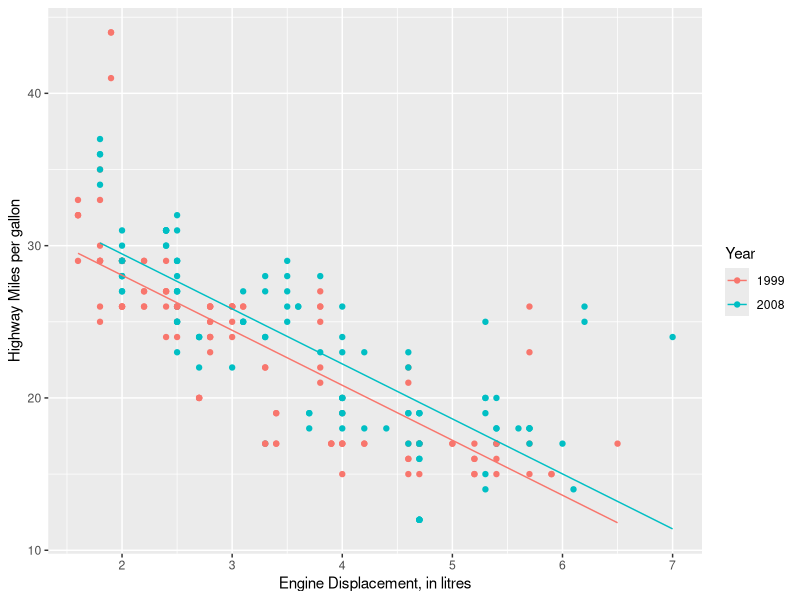

Write R code to recreate this figure.
## ---- chunk 1
# You probably already have these packages installed, so let's just load them
library(tidyverse)
library(readr)
library(ggplot2)
library(modelr)
library(knitr)
library(broom)

options(scipen = 999) # disable scientific notation

# For labs, we want to see all our code
knitr::opts_chunk$set(echo = TRUE)
## ---- chunk 2
mpg <- mpg %>% mutate(year = as.factor(year)) # Recall, we do this to ensure our year variable is treated as a categorical variable

mod <- lm(hwy ~ displ + year, data = mpg)

mpg %>% 
  ggplot(aes(x = displ, y = hwy, color = year)) +
  geom_point() +
  geom_line(data = augment(mod), aes(y = .fitted, color = year)) + 
  labs(x = "Engine Displacement, in litres",
       y = "Highway Miles per gallon") +
  scale_colour_discrete("Year")
## ---- chunk 3

## ---- chunk 4

## ---- chunk 5
# no interaction

# with the interaction

## ---- chunk 6
# no interaction

# with the interaction

